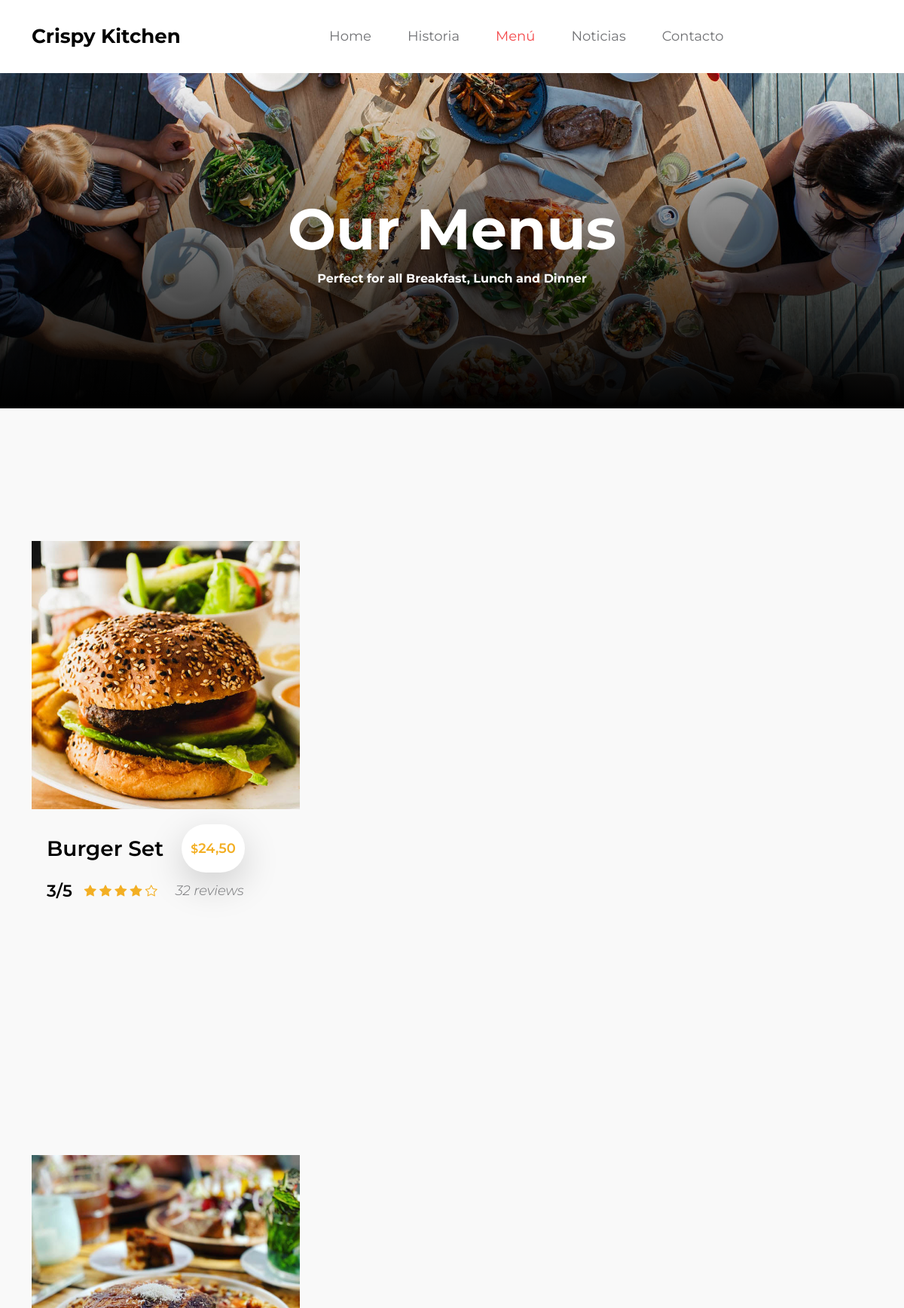
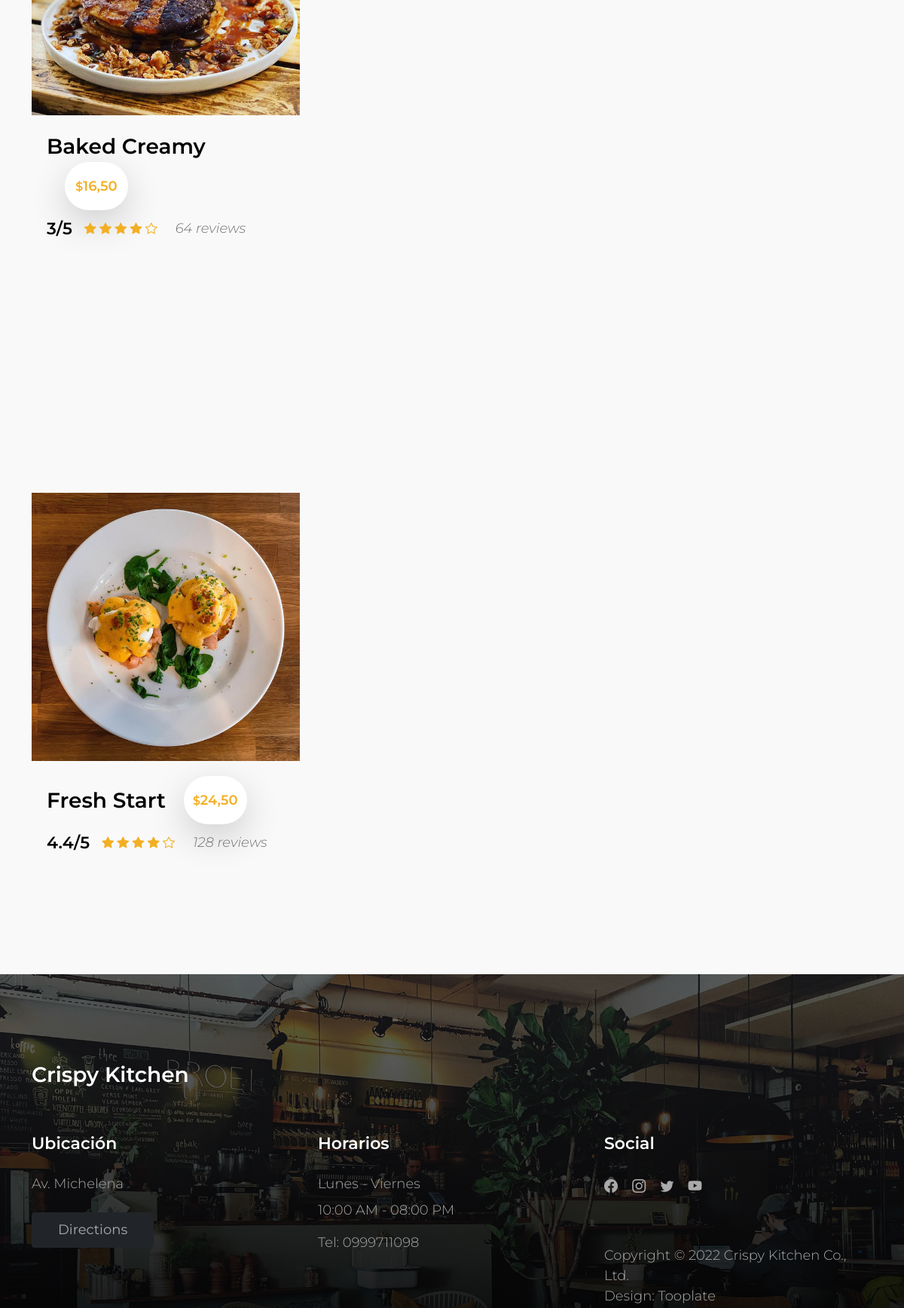
The app's page /menu/ (upper part) with its own data (2 pictures, top to bottom).
### menu/models.py (models this page shows, shortened)
class Menu(models.Model):
    tipoMenu = models.ManyToManyField(TipoMenu, verbose_name="Tipo de menú", null=True, blank=True)
    image = models.ImageField(verbose_name="Imagen", upload_to="menu")
    title = models.CharField(max_length=100, verbose_name="Título")
    price = models.DecimalField(decimal_places=2, max_digits=4,verbose_name="Precio")
    reviews = models.SmallIntegerField(verbose_name="Número de reseñas")
    pointReviews = models.CharField(max_length=5, verbose_name="Puntuación (/5)")
    created = models.DateTimeField(
        auto_now_add=True, verbose_name="Fecha de creación")
    updated = models.DateTimeField(
        auto_now_add=True, verbose_name="Fecha de edición")
    class Meta:
        verbose_name = "menu"
        verbose_name_plural = "menús"
        ordering = ['-created']

### social/models.py (models this page shows, shortened)
class Link(models.Model):
    key=models.SlugField(verbose_name="Nombre clave",
                          max_length=100, unique=True)
    name=models.CharField(max_length=200, verbose_name="Red social")
    url=models.URLField(verbose_name="Enlace",
                        max_length=200, null=True, blank=True)
    created = models.DateTimeField(
        auto_now_add=True, verbose_name="Fecha de creación")
    updated = models.DateTimeField(
        auto_now_add=True, verbose_name="Fecha de edición")
    class Meta:
        verbose_name = "enlace"
        verbose_name_plural = "enlaces"

### menu/views.py (the view)
# urls.py: path('', views.menu, name="menu")
def menu(request):
    menus = Menu.objects.all()
    return render(request, "menu/menu.html", {'menus': menus})

### pages/templatetags/pages_sample.py (called while the page is built)
@register.simple_tag
def get_page_list():
    pages = Page.objects.all()
    return pages

### social/processors.py (called while the page is built)
def context_dict(request):
    context = {}
    links = Link.objects.all()
    for link in links:
        context[link.key] = link.url # llenando el diccionario vacío
    return context

### menu/templates/menu/menu.html (shortened to what this page needs)
{% extends 'core/base.html' %}
{% load static %}
{% block content %}
<main>
  <header class="site-header site-menu-header">
    <div class="container">
      <div class="row">
        <div class="col-lg-10 col-12 mx-auto">
          <h1 class="text-white">Our Menus</h1>
          <strong class="text-white"
            >Perfect for all Breakfast, Lunch and Dinner</strong
          >
        </div>
      </div>
    </div>
    <div class="overlay"></div>
  </header>
  {% for menu in menus %}
  <section class="menu section-padding">
    <div class="container">
      <div class="row">
        <div class="col-12">
        </div>
        <div class="col-lg-4 col-md-6 col-12">
          <div class="menu-thumb">
            <img
              src="{{menu.image.url}}"
              class="img-fluid menu-image"
              alt=""
            />
            <div class="menu-info d-flex flex-wrap align-items-center">
              <h4 class="mb-0">{{menu.title}}</h4>
              <span class="price-tag bg-white shadow-lg ms-4"
                ><small>$</small>{{menu.price}}</span
              >
              <div class="d-flex flex-wrap align-items-center w-100 mt-2">
                <h6 class="reviews-text mb-0 me-3">{{menu.pointReviews}}</h6>
                <div class="reviews-stars">
                  <i class="bi-star-fill reviews-icon"></i>
                  <i class="bi-star-fill reviews-icon"></i>
                  <i class="bi-star-fill reviews-icon"></i>
                  <i class="bi-star-fill reviews-icon"></i>
                  <i class="bi-star reviews-icon"></i>
                </div>
                <em><p class="reviews-text mb-0 ms-4">{{menu.reviews}} reviews</p></em>
              </div>
            </div>
          </div>
        </div>
      </div>
    </div>
  </section>
</main>
{% endfor %}
{% endblock %}

### core/templates/core/base.html (shortened to what this page needs)
<!doctype html>
<html lang="en">
    <head>
        {% load static %}
        <link href="{% static 'core/css/bootstrap.min.css' %}" rel="stylesheet">
        <link href="{% static 'core/css/bootstrap-icons.css' %}" rel="stylesheet">
        <link href="{% static 'core/css/tooplate-crispy-kitchen.css' %}" rel="stylesheet">
    </head>
    <body>
        <nav class="navbar navbar-expand-lg bg-white shadow-lg">
            <div class="container">
                <a class="navbar-brand" href="{%url 'index'%}">
                    Crispy Kitchen
                </a>
                <div class="collapse navbar-collapse" id="navbarNav">
                    <ul class="navbar-nav mx-auto">
                        <li class="nav-item">
                            <a class="nav-link {% if request.path == '/' %}active{% endif %}" href="{%url 'index'%}">Home</a>
                        </li>
                        <li class="nav-item">
                            <a class="nav-link {% if request.path == '/about/' %}active{% endif %}" href="{%url 'about'%}">Historia</a>
                        </li>
                        <li class="nav-item">
                            <a class="nav-link {% if request.path == '/menu/' %}active{% endif %}" href="{%url 'menu'%}">Menú</a>
                        </li>
                        <li class="nav-item">
                            <a class="nav-link {% if request.path == '/news/' %}active{% endif %}" href="{%url 'news'%}">Noticias</a>
                        </li>
                        <li class="nav-item">
                            <a class="nav-link {% if request.path == '/contact/' %}active{% endif %}" href="{%url 'contact'%}">Contacto</a>
                        </li>
                    </ul>
                </div>
            </div>
        </nav>
        <main>
            {% block content %}{% endblock %}
        <footer class="site-footer section-padding">
            <div class="container">
                <div class="row">
                    <div class="col-12">
                        <h4 class="text-white mb-4 me-5">Crispy Kitchen</h4>
                    </div>
                    <div class="col-lg-4 col-md-7 col-xs-12 tooplate-mt30">
                        <h6 class="text-white mb-lg-4 mb-3">Ubicación</h6>
                        <p>Av. Michelena</p>
                        <a href="https://www.google.com/maps/place/Av.+Michelena,+Quito/@-0.2479142,-78.5337139,20z/data=!4m6!3m5!1s0x91d5991abd38143f:0xaee3c9ecffe1d7f5!8m2!3d-0.2480751!4d-78.5335449!16s%2Fg%2F1tmxgmj3" class="custom-btn btn btn-dark mt-2">Directions</a>
                    </div>
                    <div class="col-lg-4 col-md-5 col-xs-12 tooplate-mt30">
                        <h6 class="text-white mb-lg-4 mb-3">Horarios</h6>
                        <p class="mb-2">Lunes - Viernes</p>
                        <p>10:00 AM - 08:00 PM</p>
                        <p>Tel: <a href="tel: 0999711098" class="tel-link">0999711098</a></p>
                    </div>
                    <div class="col-lg-4 col-md-6 col-xs-12 tooplate-mt30">
                        <h6 class="text-white mb-lg-4 mb-3">Social</h6>
                        <ul class="social-icon">
                        {% if LINK_FACEBOOK != null %}
                            <li><a href="{{LINK_FACEBOOK}}" target="_blank"
                                 class="social-icon-link bi-facebook"></a></li>
                        {% endif %}
                        {% if LINK_INSTAGRAM != null %}
                            <li><a href="{{LINK_INSTAGRAM}}" target="_blank"
                                 class="social-icon-link bi-instagram"></a></li>
                        {% endif %}
                        {% if LINK_TWITTER != null %}
                            <li><a href="{{LINK_TWITTER}}" target="_blank"
                            	 class="social-icon-link bi-twitter"></a></li>
                        {% endif %}
                        {% if LINK_YT != null %}
                            <li><a href="{{LINK_YT}}" target="_blank"
                                 class="social-icon-link bi-youtube"></a></li>
                        {% endif %}
                        </ul>
                        <p class="copyright-text tooplate-mt60">Copyright © 2022 Crispy Kitchen Co., Ltd.
                        <br>Design: <a rel="nofollow" href="https://www.tooplate.com/" target="_blank">Tooplate</a></p>
                    </div>
                </div>
                        {% load pages_sample %}
                        {% get_page_list as pages_list %}
             </div>
        </footer>
    </body>
</html>

### core/static/core/css/tooplate-crispy-kitchen.css (style rules this page uses)
:root { --white-color: #FFFFFF; --primary-color: #f44749; --secondary-color: #f3af24; --section-bg-color: #F9F9F9; --dark-color: #000000; --title-color: #565758; --news-title-color: #292828; --p-color: #717275; --border-color: #eaeaea; --border-radius-default: .25rem; --body-font-family: 'Montserrat', sans-serif; --h1-font-size: 76px; --h2-font-size: 56px; --h3-font-size: 42px; --h4-font-size: 28px; --h5-font-size: 26px; --h6-font-size: 22px; --p-font-size: 18px; --menu-font-size: 18px; --category-font-size: 14px; --font-weight-light: 300; --font-weight-normal: 400; --font-weight-semibold: 600; --font-weight-bold: 700; }
body { background: var(--white-color); font-family: var(--body-font-family); position: relative; }
h2, h3, h4, h5, h6 { color: var(--dark-color); line-height: inherit; }
h1, h2, h3, h4, h5, h6 { font-weight: var(--font-weight-semibold); }
h1, h2 { font-weight: var(--font-weight-bold); }
h1 { font-size: var(--h1-font-size); line-height: normal; }
h4 { font-size: var(--h4-font-size); }
h6 { font-size: var(--h6-font-size); }
p, .list .list-item { color: var(--p-color); font-size: var(--p-font-size); font-weight: var(--font-weight-light); }
a, button { touch-action: manipulation; transition: all 0.3s; }
a { color: var(--secondary-color); text-decoration: none; }
.section-padding { padding-top: 8rem; padding-bottom: 8rem; }
b, strong { font-weight: var(--font-weight-bold); }
.custom-btn { border: 0; color: var(--white-color); font-size: var(--menu-font-size); padding: 10px 35px; }
.navbar { background: var(--white-color); padding-top: 20px; padding-bottom: 20px; }
.navbar-brand { color: var(--dark-color); font-size: var(--h5-font-size); font-weight: var(--font-weight-bold); margin-right: 0; }
.navbar-expand-lg .navbar-nav .nav-link { padding-right: 1.5rem; padding-left: 1.5rem; }
.navbar-expand-lg .nav-link { color: var(--p-color); font-weight: var(--font-weight-normal); font-size: var(--menu-font-size); padding-top: 15px; padding-bottom: 15px; }
.navbar-nav .nav-link.active, .nav-link:focus, .nav-link:hover { color: var(--primary-color); }
.site-header { background-repeat: no-repeat; background-position: center; background-size: cover; padding-top: 10rem; padding-bottom: 10rem; text-align: center; position: relative; }
.site-header .container { position: relative; z-index: 2; }
.site-menu-header { background-image: url('../images/header/luisa-brimble-aFzg83dvnAI-unsplash.jpg'); }
.overlay { background: linear-gradient(to top, var(--dark-color), transparent 100%); position: absolute; top: 0; right: 0; bottom: 0; left: 0; }
.price-tag { background: var(--white-color); border-radius: 100px; color: var(--secondary-color); font-size: var(--menu-font-size); font-weight: var(--font-weight-semibold); display: inline-block; width: 84px; height: 64px; line-height: 64px; text-align: center; }
.reviews-icon { color: var(--secondary-color); }
.menu, .about, .news, .related-news, .newsletter, .comments { background: var(--section-bg-color); }
.menu-thumb { position: relative; overflow: hidden; }
.menu-info { padding: 20px 20px 30px 20px; }
.menu-image { display: block; }
.site-footer { background-image: url('../images/daan-evers-tKN1WXrzQ3s-unsplash.jpg'); background-repeat: no-repeat; background-position: center; background-size: cover; padding-top: 7rem; padding-bottom: 7rem; position: relative; }
.site-footer::before { content: ""; background: linear-gradient(to top, var(--dark-color), transparent 200%); position: absolute; top: 0; right: 0; bottom: 0; left: 0; }
.site-footer .container { position: relative; }
.tooplate-mt30 { margin-top: 30px; }
.tooplate-mt60 { margin-top: 60px; }
.copyright-text { font-size: var(--menu-font-size); }
.tel-link { color: var(--p-color); }
.site-footer a { color: #AAA;; }
.site-footer p { color: #AAA; }
.social-icon { margin: 0; padding: 0; }
.social-icon li { list-style: none; display: inline-block; vertical-align: top; transition: all 0.3s; }
.social-icon-link { color: var(--p-color); font-size: var(--p-font-size); display: inline-block; vertical-align: top; margin-top: 4px; margin-bottom: 4px; margin-right: 15px; }

### records on screen
Menu: image (picture), title "Burger Set", price "24,50", pointReviews "3/5", reviews "32"
Menu: image (picture), title "Baked Creamy", price "16,50", pointReviews "3/5", reviews "64"
Menu: image (picture), title "Fresh Start", price "24,50", pointReviews "4.4/5", reviews "128"
